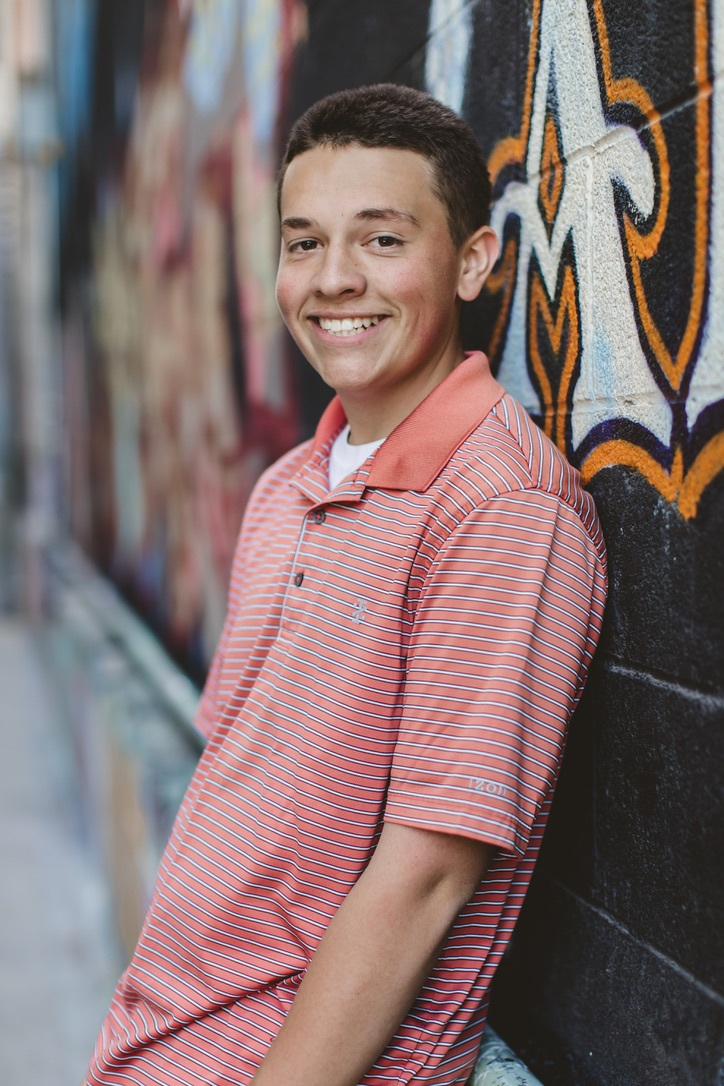
#> input picture assets/photos/social-portrait.jpg, 724 x 1086 px
$ python build_social_preview.py
#> lines starting #> are read from the running program, lines starting #| are printed output that depends on the picture; after the words box and inside, x2 and y2 are one past the last pixel; in counts of white or black regions, pixels touching at a corner belong together
from pathlib import Path
from PIL import Image, ImageDraw, ImageFont, ImageFilter, ImageOps, ImageEnhance


ROOT = Path(__file__).resolve().parents[1]
OUT = ROOT / "assets" / "social-preview.jpg"
HERO = ROOT / "assets" / "photos" / "social-portrait.jpg"

W, H = 1200, 630
BLACK = (9, 10, 11)
CHARCOAL = (18, 19, 21)
GRID = (46, 48, 52)
PAPER = (255, 247, 231)
CREAM = (255, 238, 203)
INK = (18, 18, 18)
RED = (226, 28, 42)
DARK_RED = (95, 0, 10)
BLUE = (15, 134, 216)
DEEP_BLUE = (10, 62, 112)
YELLOW = (245, 200, 52)
GREEN = (44, 178, 118)
WHITE = (255, 252, 245)

SERIF = "/System/Library/Fonts/Supplemental/Georgia.ttf"
SERIF_BOLD = "/System/Library/Fonts/Supplemental/Georgia Bold.ttf"
SANS = "/System/Library/Fonts/Supplemental/Arial.ttf"
SANS_BOLD = "/System/Library/Fonts/Supplemental/Arial Bold.ttf"
SANS_BLACK = "/System/Library/Fonts/Supplemental/Arial Black.ttf"
IMPACT = "/System/Library/Fonts/Supplemental/Impact.ttf"


def font(path, size):
    return ImageFont.truetype(path, size)


def fit_text(draw, text, max_width, path, start_size):
    size = start_size
    while size > 12:
        f = font(path, size)
        box = draw.textbbox((0, 0), text, font=f)
        if box[2] - box[0] <= max_width:
            return f
        size -= 2
    return font(path, size)


def cover_crop(img, size, focus=(0.55, 0.32)):
    target_w, target_h = size
    scale = max(target_w / img.width, target_h / img.height)
    resized = img.resize((round(img.width * scale), round(img.height * scale)), Image.Resampling.LANCZOS)
    left = max(0, min(resized.width - target_w, round(resized.width * focus[0] - target_w / 2)))
    top = max(0, min(resized.height - target_h, round(resized.height * focus[1] - target_h / 2)))
    return resized.crop((left, top, left + target_w, top + target_h))


def rounded_mask(size, radius):
    mask = Image.new("L", size, 0)
    ImageDraw.Draw(mask).rounded_rectangle((0, 0, size[0], size[1]), radius=radius, fill=255)
    return mask


def center_text(draw, box, text, text_font, fill):
    bbox = draw.textbbox((0, 0), text, font=text_font)
    x = box[0] + (box[2] - box[0] - (bbox[2] - bbox[0])) / 2
    y = box[1] + (box[3] - box[1] - (bbox[3] - bbox[1])) / 2 - 2
    draw.text((x, y), text, font=text_font, fill=fill)


def paste_rotated(base, layer, xy, degrees):
    rotated = layer.rotate(degrees, expand=True, resample=Image.Resampling.BICUBIC)
    base.alpha_composite(rotated, xy)


def draw_slash(base, xy, width, height, color, degrees=-12, alpha=255):
    layer = Image.new("RGBA", (width, height), color + (alpha,))
    paste_rotated(base, layer, xy, degrees)


def featured_portrait():
    source = Image.open(HERO).convert("RGB")
    crop = cover_crop(source, (460, 560), focus=(0.50, 0.31))

    crop = ImageEnhance.Brightness(crop).enhance(1.13)
    crop = ImageEnhance.Contrast(crop).enhance(1.12)
    crop = ImageEnhance.Color(crop).enhance(1.04)
    crop = crop.filter(ImageFilter.UnsharpMask(radius=1.6, percent=115, threshold=3))

    out = crop.convert("RGBA")

    # Keep a BMW-themed red grade, but leave the face readable.
    red_grade = Image.new("RGBA", out.size, RED + (34,))
    out = Image.alpha_composite(out, red_grade)

    vignette = Image.new("L", out.size, 0)
    vd = ImageDraw.Draw(vignette)
    vd.rounded_rectangle((8, 8, out.width - 8, out.height - 8), radius=34, fill=210)
    vignette = vignette.filter(ImageFilter.GaussianBlur(28))
    edge = Image.new("RGBA", out.size, BLACK + (0,))
    edge.putalpha(ImageOps.invert(vignette).point(lambda p: min(92, int(p * 0.58))))
    out.alpha_composite(edge)

    out.putalpha(rounded_mask(out.size, 26))
    return out


def draw_background(draw, canvas):
    draw.rectangle((0, 0, W, H), fill=BLACK)
    for x in range(0, W, 72):
        draw.line((x, 0, x, H), fill=GRID, width=1)
    for y in range(0, H, 72):
        draw.line((0, y, W, y), fill=GRID, width=1)

    draw.rectangle((0, 0, W, 20), fill=RED)
    draw.rectangle((0, H - 20, W, H), fill=RED)
    draw.rectangle((0, 20, 24, H - 20), fill=RED)

    draw_slash(canvas, (660, -130), 84, 920, DEEP_BLUE, degrees=11, alpha=220)
    draw_slash(canvas, (722, -110), 54, 880, CREAM, degrees=11, alpha=210)
    draw_slash(canvas, (772, -105), 92, 870, RED, degrees=11, alpha=245)
    draw_slash(canvas, (858, -120), 220, 900, DARK_RED, degrees=11, alpha=180)

    # A few precise 90s notes, restrained to the black field.
    for x, y, r, color in [
        (76, 78, 8, BLUE), (158, 538, 7, GREEN), (512, 84, 7, YELLOW),
        (590, 518, 8, RED), (1112, 128, 7, BLUE), (1080, 540, 9, RED),
    ]:
        draw.ellipse((x - r, y - r, x + r, y + r), fill=color)
    draw.line((92, 486, 150, 522), fill=YELLOW, width=6)
    draw.line((410, 70, 480, 110), fill=BLUE, width=6)
    draw.line((1020, 84, 1075, 55), fill=RED, width=6)


def build_card():
    card = Image.new("RGBA", (650, 500), (0, 0, 0, 0))
    d = ImageDraw.Draw(card)
    d.rounded_rectangle((0, 0, 650, 500), radius=26, fill=PAPER)
    d.rounded_rectangle((18, 18, 632, 482), radius=18, outline=INK, width=2)
    d.line((44, 94, 606, 94), fill=RED, width=5)
    d.line((44, 110, 410, 110), fill=BLUE, width=4)

    d.rounded_rectangle((44, 42, 242, 76), radius=17, fill=INK)
    center_text(d, (44, 42, 242, 76), "CLASS OF 2026", font(SANS_BOLD, 18), CREAM)

    d.text((44, 142), "Isaac", font=font(SERIF_BOLD, 70), fill=INK)
    d.text((44, 222), "Andress Martinez", font=fit_text(d, "Andress Martinez", 552, SERIF_BOLD, 56), fill=INK)
    d.text((48, 305), "Graduation Party", font=font(SANS_BLACK, 38), fill=RED)

    d.text((50, 368), "Saturday", font=font(SANS_BOLD, 21), fill=INK)
    d.text((50, 399), "June 6, 2026", font=font(SERIF_BOLD, 31), fill=INK)
    d.rounded_rectangle((284, 372, 418, 424), radius=12, fill=INK)
    center_text(d, (284, 372, 418, 424), "2:00 PM", font(SANS_BOLD, 25), CREAM)
    d.rounded_rectangle((438, 372, 604, 424), radius=12, fill=CREAM, outline=INK, width=2)
    center_text(d, (438, 372, 604, 424), "EAGLE MTN, UT", font(SANS_BOLD, 18), INK)

    d.text((50, 450), "izzysgraduation.com", font=font(SANS_BOLD, 21), fill=INK)
    d.rectangle((468, 444, 604, 449), fill=RED)
    d.rectangle((468, 456, 570, 461), fill=BLUE)
    return card


canvas = Image.new("RGBA", (W, H), BLACK + (255,))
draw = ImageDraw.Draw(canvas)
draw_background(draw, canvas)

# Card shadow and card.
card = build_card()
#> in build_card, `card = Image.new("RGBA", (650, 500), (0, 0, 0, 0))`: card: PIL image 650x500 RGBA; every value is 0
shadow = Image.new("RGBA", card.size, BLACK + (120,))
shadow.putalpha(card.getchannel("A").filter(ImageFilter.GaussianBlur(18)))
canvas.alpha_composite(shadow, (74, 75))
canvas.alpha_composite(card, (58, 58))

# Portrait module.
portrait = featured_portrait()
#> in featured_portrait, source is the input picture: PIL image 724x1086 RGB; mean R, G, B 132.6, 111.1, 110.3
#> in featured_portrait, `vignette = Image.new("L", out.size, 0)`: vignette: PIL image 460x560 L; every value is 0
#> in featured_portrait, `vignette = vignette.filter(ImageFilter.GaussianBlur(28))`:
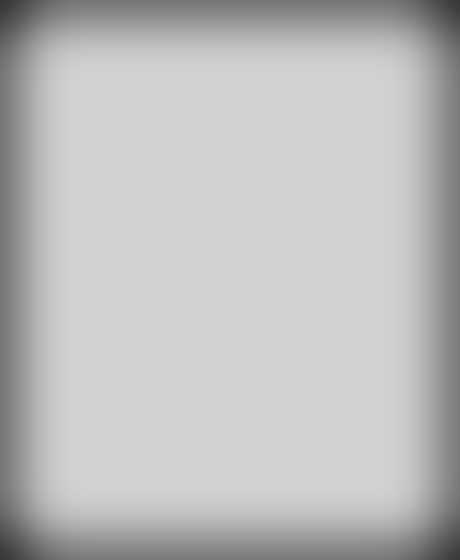
#> vignette: PIL image 460x560 L; min 52, max 210, mean 188.5
#> in featured_portrait, `edge.putalpha(ImageOps.invert(vignette).point(lambda p: min(92, int(p ..`:
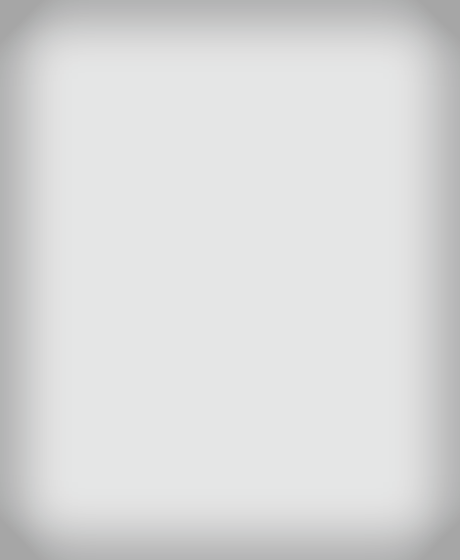
#> edge: PIL image 460x560 RGBA; mean R, G, B, A 9, 10, 11, 38.1; transparent parts drawn white
#> in featured_portrait, `out.alpha_composite(edge)`:
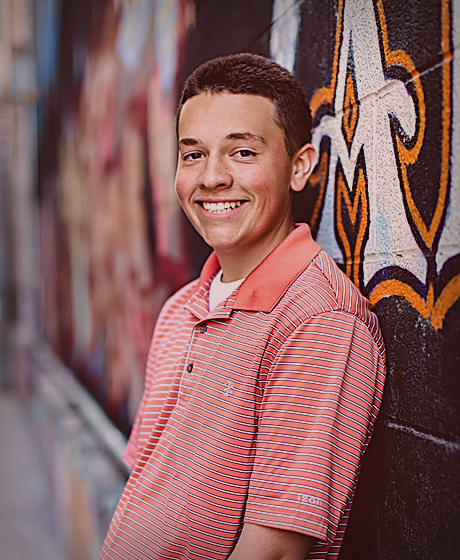
#> out: PIL image 460x560 RGBA; mean R, G, B, A 137.8, 96.2, 95.9, 255
#> in rounded_mask, `ImageDraw.Draw(mask).rounded_rectangle((0, 0, size[0], size[1]), radiu..`:
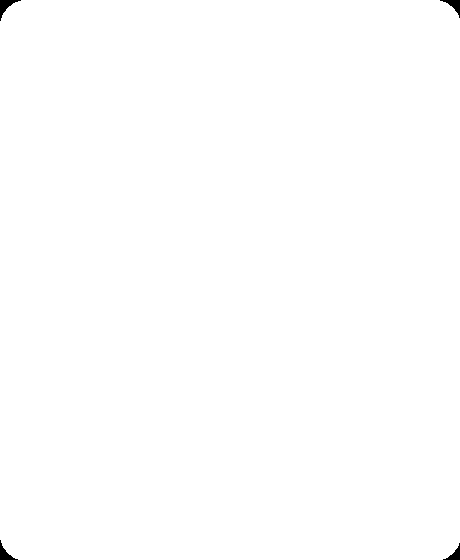
#> mask: PIL image 460x560 L; 99.8% white; 4 black regions, box (x1, y1, x2, y2) and area: (0, 0, 21, 21) 150, (440, 0, 460, 18) 129, (0, 540, 18, 560) 129, (443, 543, 460, 560) 109
panel = Image.new("RGBA", (444, 548), (0, 0, 0, 0))
#> panel: PIL image 444x548 RGBA; every value is 0
pd = ImageDraw.Draw(panel)
pd.rounded_rectangle((16, 18, 440, 544), radius=34, fill=BLACK)
pd.rounded_rectangle((0, 0, 424, 524), radius=34, fill=CREAM)
pd.rounded_rectangle((16, 16, 408, 508), radius=26, fill=BLACK)
panel.alpha_composite(portrait.resize((374, 456), Image.Resampling.LANCZOS), (25, 27))
pd.rounded_rectangle((25, 27, 399, 483), radius=26, outline=CREAM, width=4)
canvas.alpha_composite(panel, (722, 48))
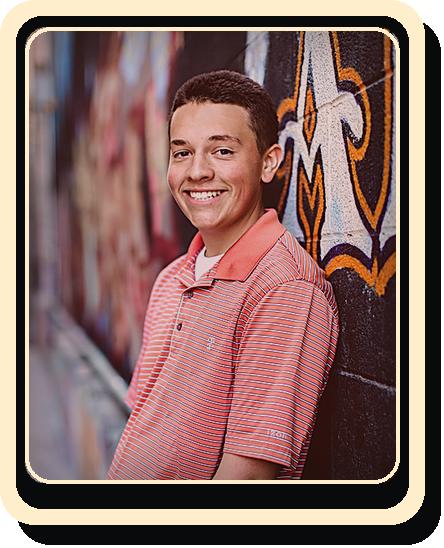
#> panel: PIL image 444x548 RGBA; mean R, G, B, A 132.5, 101.5, 96.3, 249.7; transparent parts drawn white

# Small motorsport date badge overlapping both modules.
badge = Image.new("RGBA", (214, 118), (0, 0, 0, 0))
#> badge: PIL image 214x118 RGBA; every value is 0
bd = ImageDraw.Draw(badge)
bd.rounded_rectangle((12, 14, 210, 114), radius=16, fill=RED)
bd.rounded_rectangle((0, 0, 198, 100), radius=16, fill=CREAM, outline=INK, width=4)
bd.text((24, 13), "06", font=font(IMPACT, 66), fill=INK)
bd.text((112, 60), "SAT", font=font(SANS_BLACK, 24), fill=INK)
paste_rotated(canvas, badge, (630, 464), -4)
#> in paste_rotated (call 5), `rotated = layer.rotate(degrees, expand=True, resample=Image.Resampling..`:
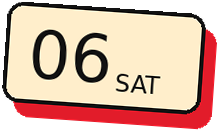
#> rotated: PIL image 222x134 RGBA; mean R, G, B, A 168.2, 133.5, 116.6, 202; transparent parts drawn white

# Professional corner mark.
draw.rounded_rectangle((42, 32, 128, 112), radius=8, fill=RED, outline=CREAM, width=4)
center_text(draw, (42, 35, 128, 78), "26", font(SANS_BLACK, 34), CREAM)
center_text(draw, (42, 78, 128, 108), "GRAD", font(SANS_BOLD, 17), CREAM)

canvas.convert("RGB").save(OUT, quality=94, optimize=True, progressive=True)
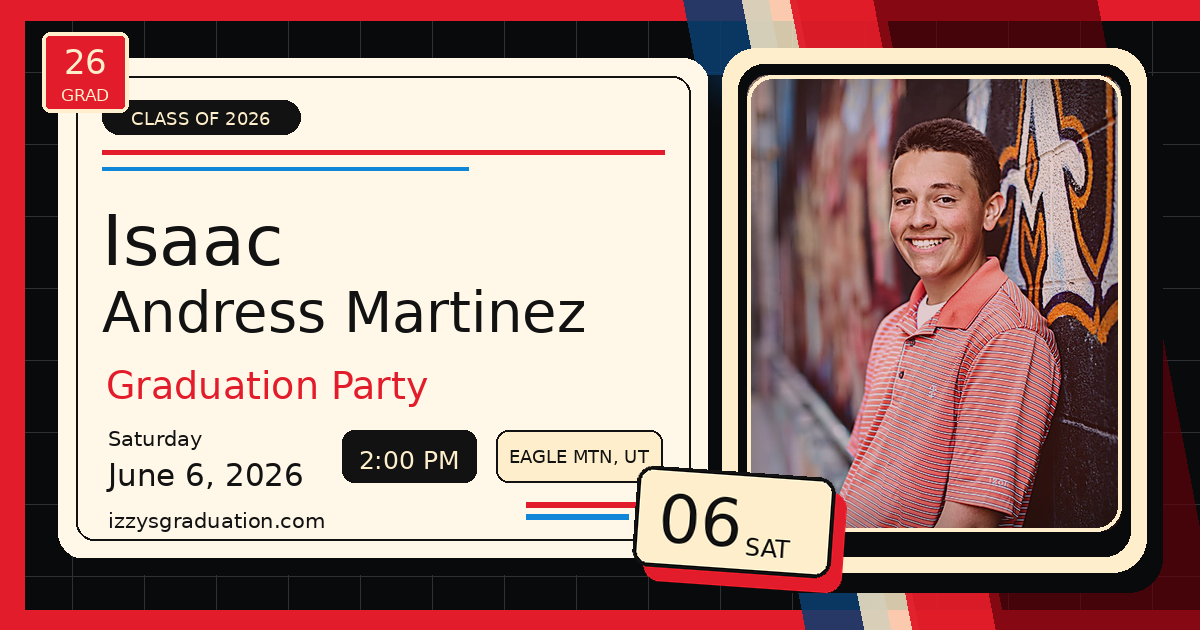
#> saved as social-preview.jpg: PIL image 1200x630 RGB; mean R, G, B 167.2, 133.7, 127.3
print(OUT)
